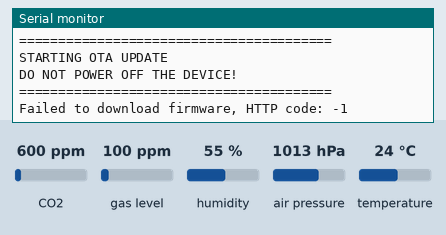
A sketch run on a simulated ESP32. Shown: the last lines printed to the serial monitor. Inputs (shaded band) come from the test bench; at power-on: CO2 600 ppm, gas level 100 ppm, humidity 55 %, temperature 24 °C, air pressure 1013 hPa. WiFi joins after 1.5 s; servers stay silent unless stated; uploads are accepted with an empty reply; the local clock reads 2024-03-15 10:24:30 at power-on unless the sketch sets it; the Firebase database answers and starts empty.

Above: at 3.2 s.
3.3 s: CO2 set to 452 ppm
At 6.5 s:
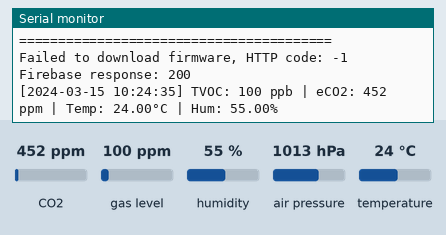
6.8 s: gas level set to 20 ppm
10.2 s: humidity set to 22 %
At 11.5 s:
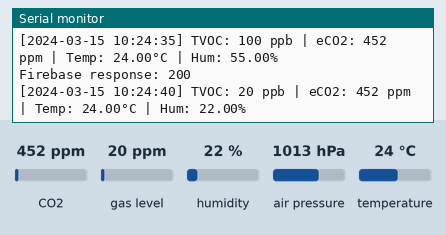
13.6 s: temperature set to 12 °C
At 16.3 s:
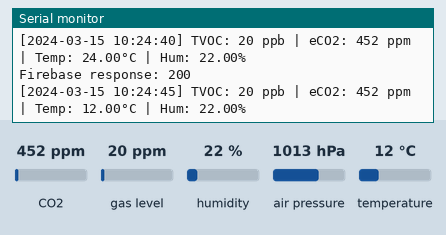

Measured:
- after the input at 3.3 s, the serial monitor: prints a new line after 2.1 s (image 1)
- after the input at 10.2 s, the serial monitor: prints a new line after 0.25 s (image 2)
- after the input at 13.6 s, the serial monitor: prints a new line after 1.9 s (image 3)

The sketch:

datalogging_ota.ino
```cpp
#include <WiFi.h>
#include <Firebase_ESP_Client.h>
#include <HTTPClient.h>
#include <Update.h>
#include <Wire.h>
#include <Adafruit_SGP30.h>
#include <Adafruit_BME680.h>
#include <time.h>

/* ================= CONFIG ================= */

// WiFi credentials
#define WIFI_SSID "The King 2.5 GHz"
#define WIFI_PASSWORD "1234567891"

// Firebase configuration
#define FIREBASE_HOST "https://ota-check-ab802-default-rtdb.asia-southeast1.firebasedatabase.app/"
#define FIREBASE_AUTH "qHVez2jS7dwaxRH2lgCyi8HnyqCaL39i3qvoGakO"

// Current firmware version - UPDATE THIS WHEN RELEASING NEW VERSION
#define FW_VERSION "1.3"

// Timezone settings
#define NTP_SERVER "pool.ntp.org"
#define GMT_OFFSET_SEC 19800      // 5 hrs 30 mins = 19800 sec (IST)
#define DAYLIGHT_OFFSET_SEC 0

// Timing intervals
#define SENSOR_READ_INTERVAL 5000      // 5 seconds
#define OTA_CHECK_INTERVAL 60000     // 1 min (check for updates)

/* ========================================== */

// Firebase objects
FirebaseData fbdo;
FirebaseAuth auth;
FirebaseConfig config;

// Sensors
Adafruit_SGP30 sgp;
Adafruit_BME680 bme;

// Timing variables
unsigned long lastSensorRead = 0;
unsigned long lastOTACheck = 0;

// Function declarations
String getTimeStamp();
String getDateStamp();
void readAndUploadSensorData();
void checkForFirmwareUpdate();
void performOTA(String firmwareURL);

void setup() {
  Serial.begin(115200);
  Wire.begin(21, 22);

  Serial.println("====================================");
  Serial.println("Booting firmware v" FW_VERSION);
  Serial.println("====================================");

  // Connect to WiFi
  WiFi.begin(WIFI_SSID, WIFI_PASSWORD);
  Serial.print("Connecting to WiFi");
  while (WiFi.status() != WL_CONNECTED) {
    delay(500);
    Serial.print(".");
  }
  Serial.println("\nWiFi Connected");
  Serial.print("IP Address: ");
  Serial.println(WiFi.localIP());

  // Configure NTP time
  configTime(GMT_OFFSET_SEC, DAYLIGHT_OFFSET_SEC, NTP_SERVER);
  Serial.println("Waiting for time...");
  struct tm timeinfo;
  while (!getLocalTime(&timeinfo)) {
    Serial.print(".");
    delay(500);
  }
  Serial.println("\nTime synchronized");

  // Initialize Firebase
  config.database_url = FIREBASE_HOST;
  if (strlen(FIREBASE_AUTH) > 0) {
    config.signer.tokens.legacy_token = FIREBASE_AUTH;
  }
  Firebase.begin(&config, &auth);
  Firebase.reconnectWiFi(true);
  Serial.println("Firebase initialized");

  // Initialize SGP30 sensor
  if (!sgp.begin()) {
    Serial.println("SGP30 not found");
    while (1);
  }
  Serial.println("SGP30 sensor initialized");

  // Initialize BME680 sensor
  if (!bme.begin(0x76)) {
    Serial.println("BME680 not found");
    while (1);
  }
  bme.setTemperatureOversampling(BME680_OS_8X);
  bme.setHumidityOversampling(BME680_OS_2X);
  bme.setPressureOversampling(BME680_OS_4X);
  bme.setGasHeater(320, 150);
  Serial.println("BME680 sensor initialized");

  Serial.println("====================================");
  Serial.println("All sensors ready!");
  Serial.println("====================================\n");

  // Check for firmware update at startup
  checkForFirmwareUpdate();
}

void loop() {
  unsigned long currentMillis = millis();

  // Read and upload sensor data every SENSOR_READ_INTERVAL
  if (currentMillis - lastSensorRead >= SENSOR_READ_INTERVAL) {
    lastSensorRead = currentMillis;
    readAndUploadSensorData();
  }

  // Check for OTA updates every OTA_CHECK_INTERVAL
  if (currentMillis - lastOTACheck >= OTA_CHECK_INTERVAL) {
    lastOTACheck = currentMillis;
    checkForFirmwareUpdate();
  }

  delay(100);  // Small delay to prevent watchdog issues
}

/* ================= TIME FUNCTIONS ================= */

String getTimeStamp() {
  struct tm timeinfo;
  if (!getLocalTime(&timeinfo)) {
    return "time_error";
  }

  char buffer[20];
  strftime(buffer, sizeof(buffer), "%H:%M:%S", &timeinfo); // 24-hr format
  return String(buffer);
}

String getDateStamp() {
  struct tm timeinfo;
  if (!getLocalTime(&timeinfo)) {
    return "date_error";
  }

  char buffer[20];
  strftime(buffer, sizeof(buffer), "%Y-%m-%d", &timeinfo); // YYYY-MM-DD format
  return String(buffer);
}

/* ================= SENSOR FUNCTIONS ================= */

void readAndUploadSensorData() {
  // Read sensors
  sgp.IAQmeasure();
  bme.performReading();

  // Get date and time
  String date = getDateStamp();
  String time = getTimeStamp();

  if (date == "date_error" || time == "time_error") {
    Serial.println("Time not available, skipping upload");
    return;
  }

  // Create JSON payload
  String jsonData = "{";
  jsonData += "\"TVOC\":" + String(sgp.TVOC) + ",";
  jsonData += "\"eCO2\":" + String(sgp.eCO2) + ",";
  jsonData += "\"Temperature\":" + String(bme.temperature) + ",";
  jsonData += "\"Humidity\":" + String(bme.humidity) + ",";
  jsonData += "\"Pressure\":" + String(bme.pressure / 100.0) + ",";
  jsonData += "\"Gas\":" + String(bme.gas_resistance / 1000.0) + ",";
  jsonData += "\"Date\":\"" + date + "\",";
  jsonData += "\"Time\":\"" + time + "\"";
  jsonData += "}";

  // Send to Firebase using HTTP PUT
  HTTPClient http;
  String timestamp = time;
  timestamp.replace(":", "_");
  String url = String(FIREBASE_HOST) + "History/" + date + "/" + timestamp + ".json";

  http.begin(url);
  int httpCode = http.PUT(jsonData);

  Serial.print("Firebase response: ");
  Serial.println(httpCode);

  if (httpCode == 200) {
    Serial.printf("[%s %s] TVOC: %d ppb | eCO2: %d ppm | Temp: %.2f°C | Hum: %.2f%%\n",
                  date.c_str(), time.c_str(), sgp.TVOC, sgp.eCO2, bme.temperature, bme.humidity);
  }

  http.end();
}

/* ================= OTA FUNCTIONS ================= */

void checkForFirmwareUpdate() {
  Serial.println("Checking Firebase for latest firmware...");

  // Read latest firmware version from Firebase
  if (!Firebase.RTDB.getString(&fbdo, "/ota/version")) {
    Serial.printf("Failed to get version: %s\n", fbdo.errorReason().c_str());
    return;
  }

  String latestVersion = fbdo.stringData();
  Serial.println("Latest version on Firebase: " + latestVersion);

  // Compare with current firmware version
  if (String(FW_VERSION) == latestVersion) {
    Serial.println("Firmware is already up to date.");
    return;
  }

  Serial.println("*** NEW FIRMWARE AVAILABLE ***");
  Serial.println("Current version: " FW_VERSION);
  Serial.println("New version: " + latestVersion);

  // Get firmware URL from Firebase
  if (!Firebase.RTDB.getString(&fbdo, "/ota/url")) {
    Serial.printf("Failed to get URL: %s\n", fbdo.errorReason().c_str());
    return;
  }

  String firmwareURL = fbdo.stringData();
  Serial.println("Firmware URL: " + firmwareURL);

  // Perform OTA update
  performOTA(firmwareURL);
}

void performOTA(String firmwareURL) {
  Serial.println("\n========================================");
  Serial.println("STARTING OTA UPDATE");
  Serial.println("DO NOT POWER OFF THE DEVICE!");
  Serial.println("========================================\n");

  HTTPClient http;
  http.begin(firmwareURL);

  int httpCode = http.GET();
  if (httpCode != HTTP_CODE_OK) {
    Serial.printf("Failed to download firmware, HTTP code: %d\n", httpCode);
    http.end();
    return;
  }

  int contentLength = http.getSize();
  if (contentLength <= 0) {
    Serial.println("Invalid content length");
    http.end();
    return;
  }

  Serial.printf("Firmware size: %d bytes\n", contentLength);

  if (!Update.begin(contentLength)) {
    Serial.println("Not enough space for OTA");
    http.end();
    return;
  }

  Serial.println("Downloading and flashing firmware...");
  WiFiClient* stream = http.getStreamPtr();
  size_t written = Update.writeStream(*stream);

  if (written == contentLength && Update.end()) {
    Serial.println("\n========================================");
    Serial.println("OTA SUCCESS!");
    Serial.println("========================================");
    Serial.println("Rebooting in 3 seconds...");
    delay(3000);
    ESP.restart();
  } else {
    Serial.println("OTA Failed");
    Update.printError(Serial);
    Update.abort();
  }

  http.end();
}
```
